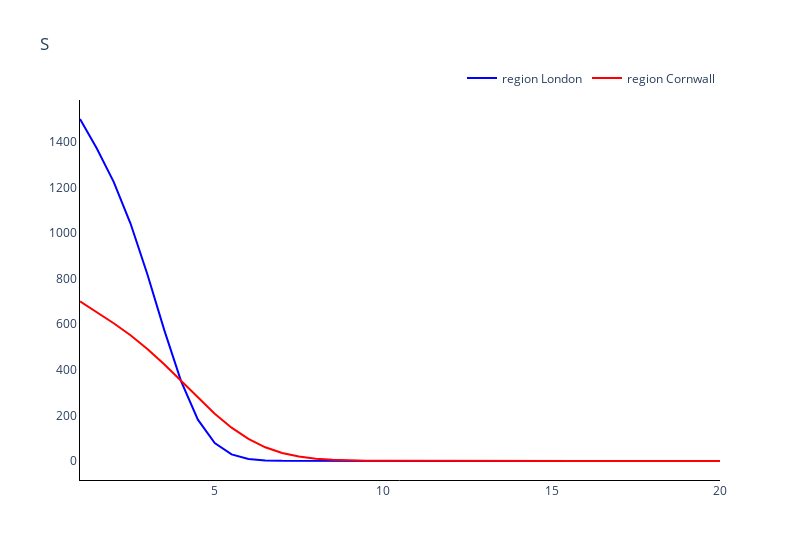
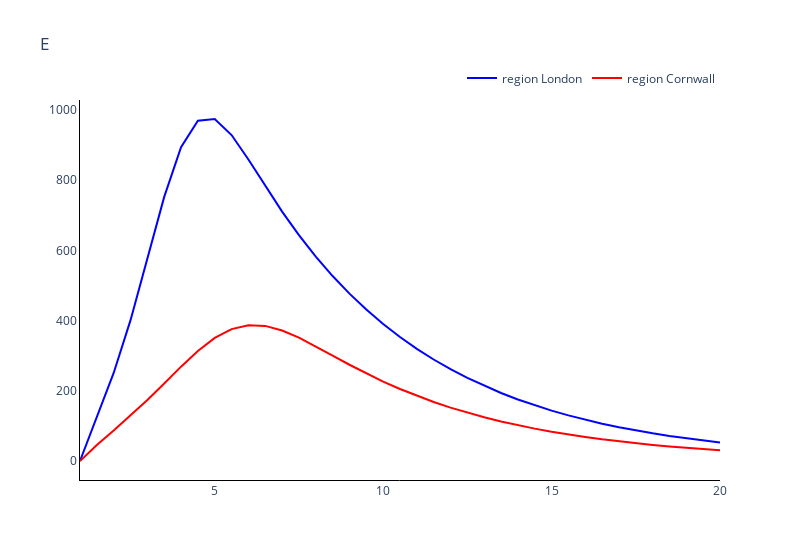
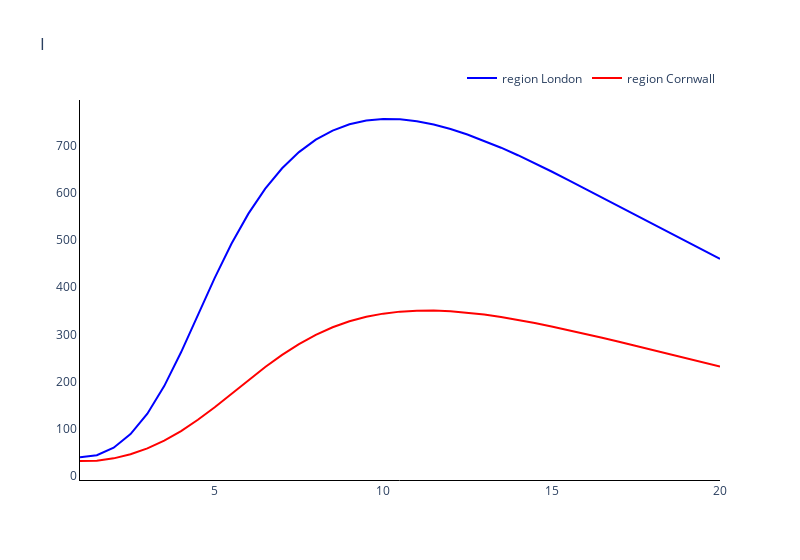
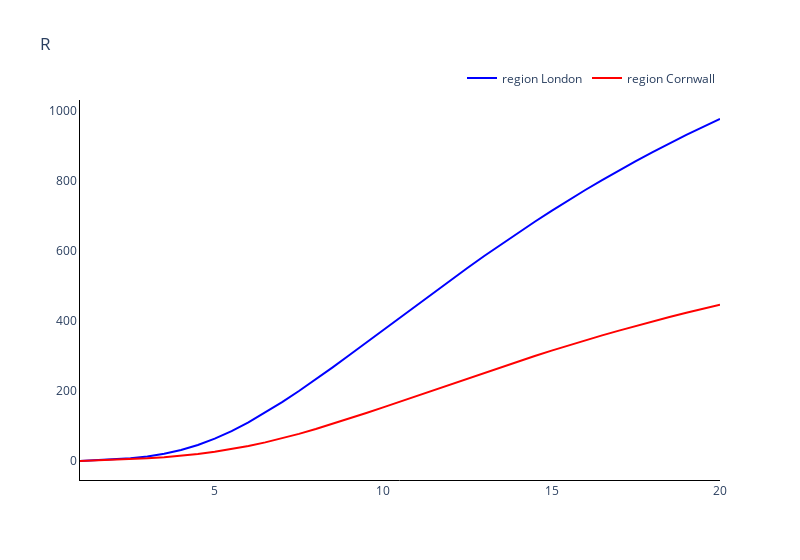

The notebook cell saved with these charts, in order:
### Markdown cell above
### Plot the comparments of the two methods against each other

### Code cell
# Trace names - represent the solver used for the simulation
trace_name = ['region {}'.format(r) for r in regions]

# Compartment list - type and age
comparments = []
for n in model.output_names():
    comparments.append('{}'.format(n))

# Plot for each comparment
for c, comparment in enumerate(comparments):
    fig = go.Figure()
    for o, out in enumerate(outputs):
        fig.add_trace(
            go.Scatter(
                y=out[:, c],
                x=parameters.simulation_parameters.times,
                mode='lines',
                name=trace_name[o],
                line_color=colours[o]
            )
        )

    # Add axis labels
    fig.update_layout(
        boxmode='group',
        title=comparment, 
        width=800,
        plot_bgcolor='white',
        xaxis=dict(linecolor='black'),
        yaxis=dict(linecolor='black'),
        legend=dict(
            orientation="h",
            yanchor="bottom",
            y=1.02,
            xanchor="right",
            x=1
        ))

    fig.show()

### Figure 1 — Plotly figure (JSON) as saved in the notebook; plotly's stock layout.template omitted (floating-point values rounded to 4 significant figures)
{"data": [{"line": {"color": "blue"}, "mode": "lines", "name": "region London", "type": "scatter", "x": [1, 1.5, 2, 2.5, 3, 3.5, 4, 4.5, 5, 5.5, 6, 6.5, 7, 7.5, 8, 8.5, 9, 9.5, 10, 10.5, 11, 11.5, 12, 12.5, 13, 13.5, 14, 14.5, 15, 15.5, 16, 16.5, 17, 17.5, 18, 18.5, 19, 19.5, 20], "y": [1500, 1370.0, 1224.0, 1041.0, 818.8, 575.0, 350.5, 181.2, 78.55, 28.8, 9.085, 2.525, 0.631, 0.1454, 0.03121, 0.006392, 0.001259, 0.0002436, 4.636e-05, 8.726e-06, 1.728e-06, 5.893e-07, -1.036e-07, 2.289e-07, -6.893e-07, 6.621e-07, -4.206e-07, -2.3e-07, 9.694e-07, -8.761e-07, 1.258e-06, -1.749e-07, 1.257e-07, 5.709e-07, -3.284e-07, 5.087e-07, 2.106e-07, 2.186e-08, 2.051e-07]}, {"line": {"color": "red"}, "mode": "lines", "name": "region Cornwall", "type": "scatter", "x": [1, 1.5, 2, 2.5, 3, 3.5, 4, 4.5, 5, 5.5, 6, 6.5, 7, 7.5, 8, 8.5, 9, 9.5, 10, 10.5, 11, 11.5, 12, 12.5, 13, 13.5, 14, 14.5, 15, 15.5, 16, 16.5, 17, 17.5, 18, 18.5, 19, 19.5, 20], "y": [700, 652.4, 604.3, 551.4, 491.6, 424.5, 352.1, 278.2, 207.6, 146.2, 96.92, 60.03, 35.18, 19.46, 10.32, 5.249, 2.585, 1.248, 0.5899, 0.2754, 0.1279, 0.0593, 0.02746, 0.01278, 0.006006, 0.002851, 0.001367, 0.000665, 0.0003294, 0.0001652, 8.454e-05, 4.405e-05, 2.339e-05, 1.256e-05, 7.147e-06, 3.859e-06, 2.214e-06, 1.467e-06, 8.781e-07]}], "layout": {"boxmode": "group", "legend": {"orientation": "h", "x": 1, "xanchor": "right", "y": 1.02, "yanchor": "bottom"}, "plot_bgcolor": "white", "title": {"text": "S"}, "width": 800, "xaxis": {"linecolor": "black"}, "yaxis": {"linecolor": "black"}}}

### Figure 2 — Plotly figure (JSON) as saved in the notebook; plotly's stock layout.template omitted (floating-point values rounded to 4 significant figures)
{"data": [{"line": {"color": "blue"}, "mode": "lines", "name": "region London", "type": "scatter", "x": [1, 1.5, 2, 2.5, 3, 3.5, 4, 4.5, 5, 5.5, 6, 6.5, 7, 7.5, 8, 8.5, 9, 9.5, 10, 10.5, 11, 11.5, 12, 12.5, 13, 13.5, 14, 14.5, 15, 15.5, 16, 16.5, 17, 17.5, 18, 18.5, 19, 19.5, 20], "y": [0, 123.4, 251.0, 401.4, 575.2, 752.6, 894.3, 969.8, 974.6, 928.9, 859.1, 783.5, 710.7, 643.6, 582.4, 527.0, 476.9, 431.5, 390.4, 353.3, 319.7, 289.2, 261.7, 236.8, 214.3, 193.9, 175.4, 158.7, 143.6, 130.0, 117.6, 106.4, 96.28, 87.12, 78.83, 71.33, 64.54, 58.4, 52.84]}, {"line": {"color": "red"}, "mode": "lines", "name": "region Cornwall", "type": "scatter", "x": [1, 1.5, 2, 2.5, 3, 3.5, 4, 4.5, 5, 5.5, 6, 6.5, 7, 7.5, 8, 8.5, 9, 9.5, 10, 10.5, 11, 11.5, 12, 12.5, 13, 13.5, 14, 14.5, 15, 15.5, 16, 16.5, 17, 17.5, 18, 18.5, 19, 19.5, 20], "y": [0, 45.27, 86.79, 128.9, 173.6, 221.0, 268.9, 313.6, 350.9, 375.9, 386.8, 385.1, 372.0, 351.5, 326.7, 300.4, 274.3, 249.5, 226.4, 205.1, 185.7, 168.1, 152.2, 137.7, 124.6, 112.7, 102.0, 92.31, 83.52, 75.57, 68.38, 61.87, 55.99, 50.66, 45.84, 41.48, 37.53, 33.96, 30.73]}], "layout": {"boxmode": "group", "legend": {"orientation": "h", "x": 1, "xanchor": "right", "y": 1.02, "yanchor": "bottom"}, "plot_bgcolor": "white", "title": {"text": "E"}, "width": 800, "xaxis": {"linecolor": "black"}, "yaxis": {"linecolor": "black"}}}

### Figure 3 — Plotly figure (JSON) as saved in the notebook; plotly's stock layout.template omitted (floating-point values rounded to 4 significant figures)
{"data": [{"line": {"color": "blue"}, "mode": "lines", "name": "region London", "type": "scatter", "x": [1, 1.5, 2, 2.5, 3, 3.5, 4, 4.5, 5, 5.5, 6, 6.5, 7, 7.5, 8, 8.5, 9, 9.5, 10, 10.5, 11, 11.5, 12, 12.5, 13, 13.5, 14, 14.5, 15, 15.5, 16, 16.5, 17, 17.5, 18, 18.5, 19, 19.5, 20], "y": [40, 44.21, 60.22, 88.92, 132.2, 190.6, 262.1, 341.0, 419.7, 492.4, 555.6, 608.6, 651.7, 685.9, 712.2, 731.5, 744.7, 752.6, 756.0, 755.3, 751.3, 744.3, 734.8, 723.3, 710.0, 695.2, 679.3, 662.5, 644.9, 626.8, 608.2, 589.5, 570.6, 551.7, 532.9, 514.2, 495.8, 477.6, 459.7]}, {"line": {"color": "red"}, "mode": "lines", "name": "region Cornwall", "type": "scatter", "x": [1, 1.5, 2, 2.5, 3, 3.5, 4, 4.5, 5, 5.5, 6, 6.5, 7, 7.5, 8, 8.5, 9, 9.5, 10, 10.5, 11, 11.5, 12, 12.5, 13, 13.5, 14, 14.5, 15, 15.5, 16, 16.5, 17, 17.5, 18, 18.5, 19, 19.5, 20], "y": [32, 32.72, 37.59, 46.27, 58.77, 75.14, 95.41, 119.2, 145.9, 174.3, 203.2, 231.0, 256.8, 279.6, 299.0, 315.0, 327.7, 337.2, 343.9, 348.2, 350.2, 350.4, 348.9, 346.0, 341.9, 336.8, 330.8, 324.2, 316.9, 309.2, 301.1, 292.8, 284.3, 275.6, 266.9, 258.1, 249.4, 240.7, 232.1]}], "layout": {"boxmode": "group", "legend": {"orientation": "h", "x": 1, "xanchor": "right", "y": 1.02, "yanchor": "bottom"}, "plot_bgcolor": "white", "title": {"text": "I"}, "width": 800, "xaxis": {"linecolor": "black"}, "yaxis": {"linecolor": "black"}}}

### Figure 4 — Plotly figure (JSON) as saved in the notebook; plotly's stock layout.template omitted (floating-point values rounded to 4 significant figures)
{"data": [{"line": {"color": "blue"}, "mode": "lines", "name": "region London", "type": "scatter", "x": [1, 1.5, 2, 2.5, 3, 3.5, 4, 4.5, 5, 5.5, 6, 6.5, 7, 7.5, 8, 8.5, 9, 9.5, 10, 10.5, 11, 11.5, 12, 12.5, 13, 13.5, 14, 14.5, 15, 15.5, 16, 16.5, 17, 17.5, 18, 18.5, 19, 19.5, 20], "y": [0, 1.952, 4.386, 7.875, 13.07, 20.68, 31.39, 45.69, 63.77, 85.46, 110.4, 138.1, 168.1, 199.9, 233.1, 267.4, 302.5, 338.1, 373.9, 409.8, 445.6, 481.1, 516.3, 550.9, 585.0, 618.3, 651.0, 682.9, 713.9, 744.1, 773.5, 801.9, 829.5, 856.1, 881.9, 906.7, 930.7, 953.8, 976.1]}, {"line": {"color": "red"}, "mode": "lines", "name": "region Cornwall", "type": "scatter", "x": [1, 1.5, 2, 2.5, 3, 3.5, 4, 4.5, 5, 5.5, 6, 6.5, 7, 7.5, 8, 8.5, 9, 9.5, 10, 10.5, 11, 11.5, 12, 12.5, 13, 13.5, 14, 14.5, 15, 15.5, 16, 16.5, 17, 17.5, 18, 18.5, 19, 19.5, 20], "y": [0, 1.52, 3.174, 5.151, 7.63, 10.8, 14.83, 19.91, 26.21, 33.81, 42.77, 53.09, 64.68, 77.43, 91.19, 105.8, 121.1, 136.9, 153.1, 169.5, 186.1, 202.7, 219.4, 235.9, 252.2, 268.3, 284.2, 299.8, 315.0, 329.9, 344.3, 358.5, 372.2, 385.5, 398.3, 410.8, 422.9, 434.5, 445.7]}], "layout": {"boxmode": "group", "legend": {"orientation": "h", "x": 1, "xanchor": "right", "y": 1.02, "yanchor": "bottom"}, "plot_bgcolor": "white", "title": {"text": "R"}, "width": 800, "xaxis": {"linecolor": "black"}, "yaxis": {"linecolor": "black"}}}
